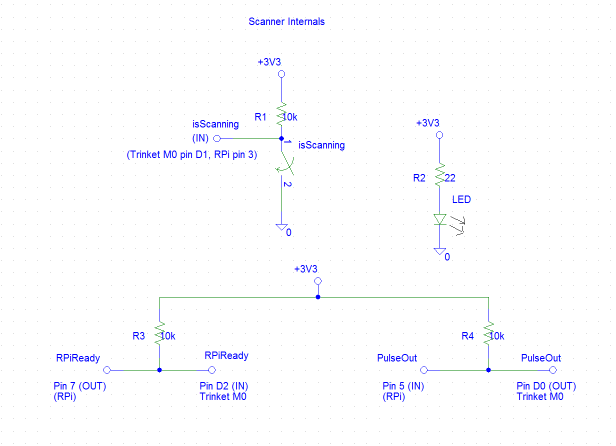
#> input picture Pictures/Scanner Internals.png, 1231 x 892 px, found by its file name (shown at 1/2 size); its folder holds only this picture in this run
$ python -i Cfilter.py   (imports and definitions only)
#> lines starting #> are read from the running program, lines starting #| are printed output that depends on the picture; after the words box and inside, x2 and y2 are one past the last pixel; in counts of white or black regions, pixels touching at a corner belong together; pictures that were not available may be replaced by others from this repository, and a replacement may not be noted
import cv2
import numpy as np
import os
#detection

def filterColorManyFiles(filepath):
    files = os.listdir(filepath)
    for filename in files:
        filterColor(filename)

def filterColor(filename):
#> called with filename = 'Scanner Internals.png'
    def Odetection(Om,On,Os,Os1):

        if hierarchy is None or contours is None:
            return

        for k in hierarchy[0,0:X-3,2]:
            Olst2.append(k)
        ##print(Olst2)

        while (Om<X-4 and On<X):
            Om +=1
            On +=1
            for i in hierarchy[0,Om:On,2]:
                Os += i
            Olst.append(Os)
            Os = 0

            for i1 in hierarchy[0,Om:On,3]:
                Os1 += i1
            Olst1.append(Os1)
            Os1 = 0
        ##print(Olst1)

        for l in range(0,len(Olst)):
            if (Olst[l] == 3*Olst2[l]+2 and Olst1[l] == 3*Olst2[l]-1):
                cv2.drawContours(img,contours,Olst2[l]-1,(255,255,255),-1)
                cv2.drawContours(img,contours,Olst2[l]+1,(0,0,0),-1)

    def Ldetection(Lm,Ln,Ls,Ls1):

        if hierarchy is None or contours is None:
            return

        for k in hierarchy[0,0:X-1,2]:
            Llst2.append(k)
        ##print(Llst2)

        while  (Lm<X-2 and Ln<X):
            Lm +=1
            Ln +=1
            for i in hierarchy[0,Lm:Ln,2]:
                Ls += i
            Llst.append(Ls)
            Ls = 0

            for i1 in hierarchy[0,Lm:Ln,3]:
                Ls1 += i1
            Llst1.append(Ls1)
            Ls1 = 0
        ##print(Llst)
        if contours is None:
            return

        for l in range(0,len(Llst2)):
            if (Llst[l] == Llst2[l]-1 and Llst1[l] == Llst2[l]-2):
                cv2.drawContours(img,contours,Llst2[l]-1,(255,255,255),-1)

    def Bdetection(m,n,s,s1):

        if hierarchy is None or contours is None:
            return

        for k in hierarchy[0,0:X-5,2]:
            lst2.append(k)

        while  (m<X-6 and n<X):
            m +=1
            n +=1
            for i in hierarchy[0,m:n,2]:
                s += i
        #print(s)
            lst.append(s)
            s = 0

            for i1 in hierarchy[0,m:n,3]:
                s1 += i1
        #print(s1)
            lst1.append(s1)
            s1 = 0

        if contours is None:
            return

        for l in range(0,len(lst)):
            if (lst[l] == 4*lst2[l]+5 and lst1[l] == 5*lst2[l]+2):
                cv2.drawContours(img,contours,lst2[l]-1,(255,255,255),-1)
                cv2.drawContours(img,contours,lst2[l]+1,(0,0,0),-1)
                cv2.drawContours(img,contours,lst2[l]+3,(0,0,0),-1)
    #main code

    img = cv2.imread(filename)
#> img is the input picture: shape (892, 1231, 3); mean B, G, R 254.3, 252, 251.8
    img = cv2.bilateralFilter(img,50,120,120)
    gray = cv2.cvtColor(img, cv2.COLOR_BGR2GRAY)
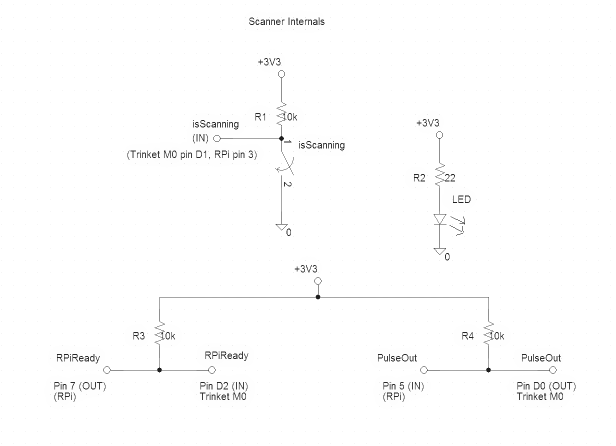
#> gray: shape (892, 1231) (shown at 1/2 size); min 0, max 255, mean 252.6
    canny = cv2.Canny(img, 66, 198)
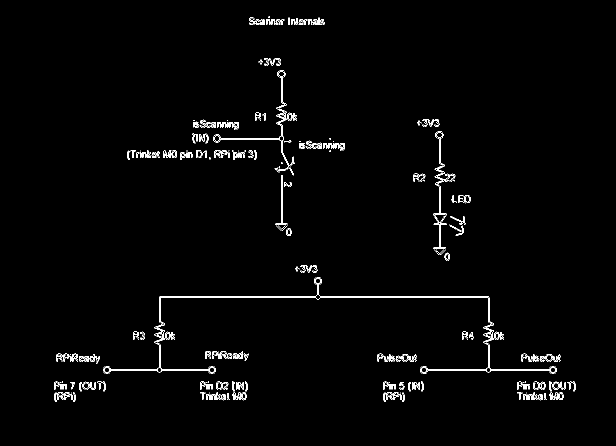
#> canny: shape (892, 1231) (shown at 1/2 size); 1.4% white in thin lines or dots, all inside (x1, y1, x2, y2) = (108, 33, 1152, 804)

    ret, binary = cv2.threshold(canny,127,255,cv2.THRESH_BINARY)

    contours, hierarchy = cv2.findContours(binary,cv2.RETR_CCOMP,cv2.CHAIN_APPROX_SIMPLE)[-2:]
#> contours = 918 contours, 699 with area under 20; largest, box (x1, y1, x2, y2) and area: (208, 569, 1099, 746) 2681, (428, 155, 582, 334) 918, (318, 593, 632, 618) 668, (867, 277, 900, 433) 276, (551, 350, 575, 450) 196
    if contours is not None:
        cv2.drawContours(binary,contours,-1,(255,255,255),2)
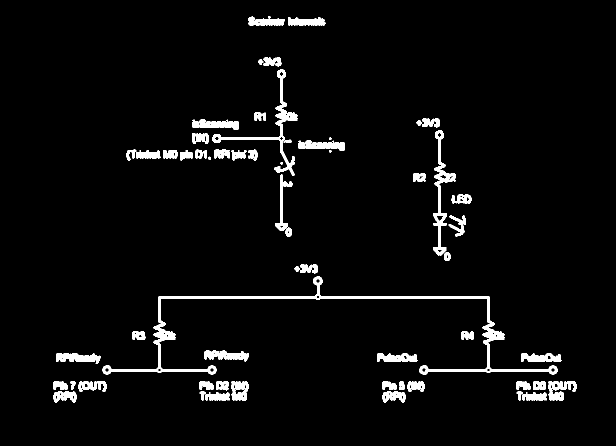
#> binary: shape (892, 1231) (shown at 1/2 size); 3.8% white; 61 white regions, largest, box (x1, y1, x2, y2) and area: (205, 553, 1115, 749) 9611, (425, 139, 595, 352) 3126, (866, 261, 912, 511) 2611

    #cv2.imshow("img", binary)
    #k = cv2.waitKey(0)
    #if k == 27:                 # wait for ESC key to exit
    #    cv2.destroyAllWindows()
    #elif k == ord('s'):        # wait for 's' key to save and exit
    cv2.imwrite(filename, binary)
    #    cv2.destroyAllWindows()

##define parameter
    m = -1
    n = 5
    s = 0
    s1 = 0
    lst = []
    lst1 = []
    lst2 = []

    Om = -1
    On = 3
    Os = 0
    Os1 = 0
    Olst = []
    Olst1 = []
    Olst2 = []

    Lm = -1
    Ln = 1
    Ls = 0
    Ls1 = 0
    Llst = []
    Llst1 = []
    Llst2 = []

#read pic
    img = cv2.imread(filename)
#> img: shape (892, 1231, 3); 3.8% white; 61 white regions
    gray = cv2.cvtColor(img,cv2.COLOR_BGR2GRAY)
    ret, binary = cv2.threshold(gray,100,255,cv2.THRESH_BINARY)
    contours, hierarchy = cv2.findContours(binary,cv2.RETR_TREE,cv2.CHAIN_APPROX_SIMPLE)[-2:]
#> contours = 298 contours, 195 with area under 20; largest, box (x1, y1, x2, y2) and area: (205, 553, 1115, 749) 8362, (425, 139, 595, 352) 2809, (866, 261, 912, 511) 2530, (112, 706, 201, 728) 1114, (409, 701, 498, 723) 1114
    if hierarchy is not None:
        X = hierarchy.shape[1]
#> X = 298
    else:
        X = 0

    if X>=6:
        Ldetection(Lm,Ln,Ls,Ls1)
#> after the loop in Ldetection, `for k in hierarchy[0,0:X-1,2]:`: Llst2 = 297 values, max 286 at index 285, min -1 at index 1, mean 22.75
#> after the loop in Ldetection, `for l in range(0,len(Llst2)):`:
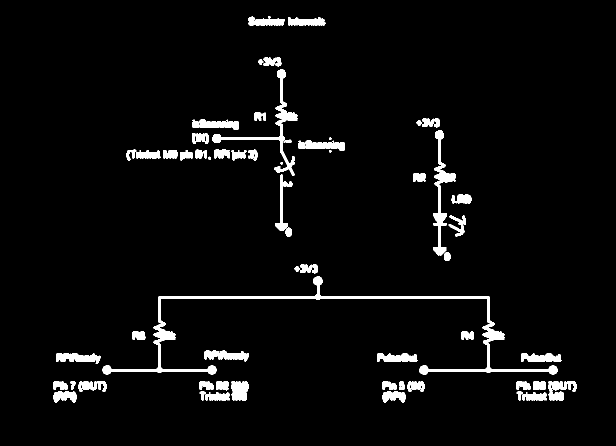
#> img: shape (892, 1231, 3) (shown at 1/2 size); 4% white; 61 white regions, largest, box (x1, y1, x2, y2) and area: (205, 553, 1115, 749) 9962, (425, 139, 595, 352) 3268, (866, 261, 912, 511) 2874
        Odetection(Om,On,Os,Os1)
#> after the loop in Odetection, `for k in hierarchy[0,0:X-3,2]:`: Olst2 = 295 values, max 286 at index 285, min -1 at index 1, mean 22.92
        Bdetection(m,n,s,s1)
#> after the loop in Bdetection, `for k in hierarchy[0,0:X-5,2]:`: lst2 = 293 values, max 286 at index 285, min -1 at index 1, mean 23.08
    elif X>=4:
        Ldetection(Lm,Ln,Ls,Ls1)
        Odetection(Om,On,Os,Os1)
    elif X>=2:
        Ldetection(Lm,Ln,Ls,Ls1)
    else:
        pass

##inverse pic and display
    image2 = img.copy()
    for i in range(0,img.shape[0]):
        for j in range(0,img.shape[1]):
            image2[i,j]= 255 - img[i,j]
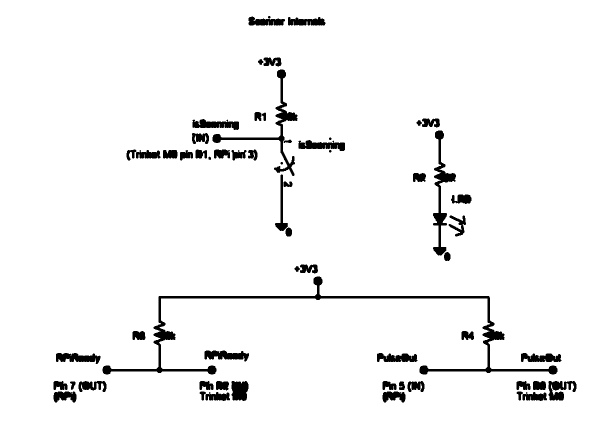
#> image2: shape (892, 1231, 3) (shown at 1/2 size); 96% white; 61 black regions, largest, box (x1, y1, x2, y2) and area: (205, 553, 1115, 749) 9962, (425, 139, 595, 352) 3268, (866, 261, 912, 511) 2874

    #cv2.imshow('image2',image2)
    cv2.imwrite('/home/pi/Desktop/ColorPenReader/readyImage.png', image2)
    #cv2.waitKey(0)

>>> result = filterColorManyFiles('../Pictures/Scanner Internals.png')

$ run again, on Pictures/camera controller logic.png
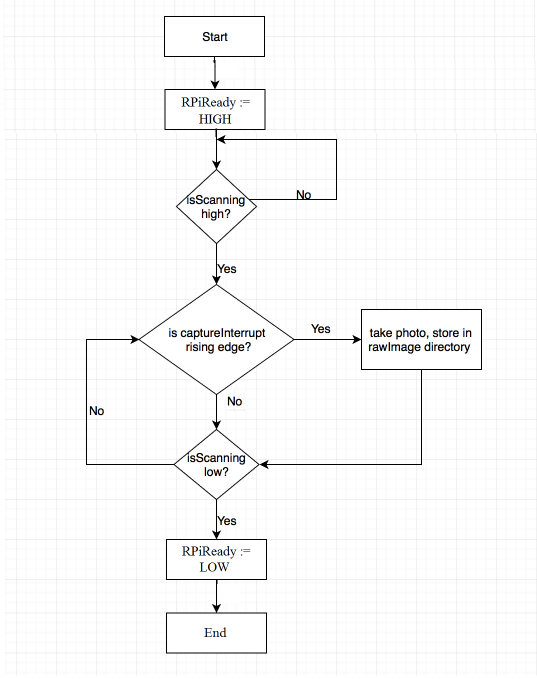
#> input picture Pictures/camera controller logic.png, 1074 x 1358 px, found by its file name (shown at 1/2 size)
#> in filterColor, img is the input picture: shape (1358, 1074, 3); mean B, G, R 249, 248.9, 248.9
#> in filterColor, `canny = cv2.Canny(img, 66, 198)`:
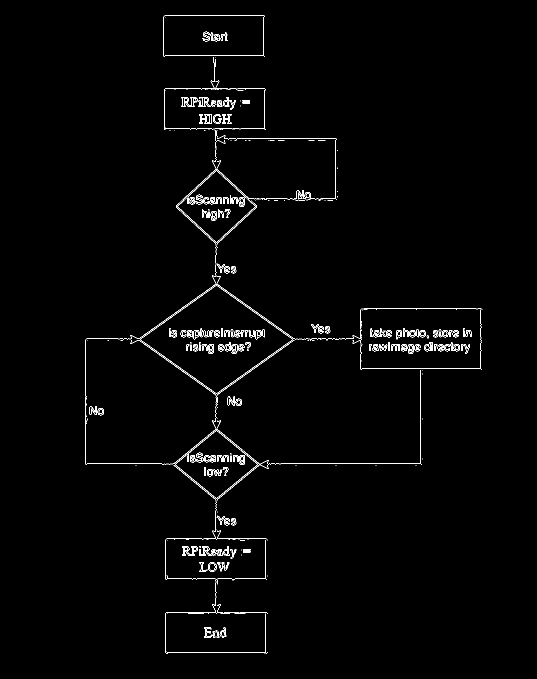
#> canny: shape (1358, 1074) (shown at 1/2 size); 1.3% white in thin lines or dots, all inside (x1, y1, x2, y2) = (171, 31, 965, 1308)
#> in filterColor, `contours, hierarchy = cv2.findContours(binary,cv2.RETR_CCOMP,cv2.CHAIN..`: contours = 581 contours, 296 with area under 20; largest, box (x1, y1, x2, y2) and area: (280, 570, 586, 788) 33273, (281, 570, 585, 788) 33115, (174, 680, 842, 1160) 12086, (350, 861, 516, 997) 11295, (433, 859, 519, 999) 472
#> binary: shape (1358, 1074); 3.7% white; 31 white regions (4 under 20 px), largest, box (x1, y1, x2, y2) and area: (170, 30, 966, 1309) 33893, (362, 193, 473, 220) 1719, (363, 1091, 474, 1118) 1719
#> in filterColor, `contours, hierarchy = cv2.findContours(binary,cv2.RETR_TREE,cv2.CHAIN_..`: contours = 217 contours, 156 with area under 20; largest, box (x1, y1, x2, y2) and area: (170, 30, 966, 1309) 325412, (432, 678, 842, 927) 81208, (172, 678, 432, 928) 51984, (283, 572, 583, 786) 32079, (722, 618, 962, 738) 27950
#> after the loop in Ldetection, `for k in hierarchy[0,0:X-1,2]:`: Llst2 = 216 values, max 212 at index 211, min -1 at index 1, mean 14.44
#> after the loop in Odetection, `for k in hierarchy[0,0:X-3,2]:`: Olst2 = 214 values, max 212 at index 211, min -1 at index 1, mean 14.58
#> after the loop in Odetection, `for l in range(0,len(Olst)):`:
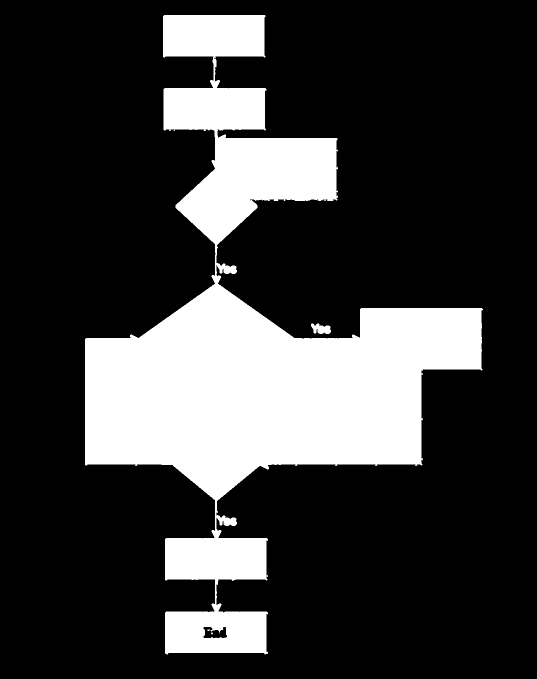
#> img: shape (1358, 1074, 3) (shown at 1/2 size); 22.5% white; 2 white regions, box (x1, y1, x2, y2) and area: (170, 30, 966, 1309) 327827, (622, 647, 662, 668) 586
#> after the loop in Bdetection, `for k in hierarchy[0,0:X-5,2]:`: lst2 = 212 values, max 212 at index 211, min -1 at index 1, mean 14.73

$ run again, on Pictures/color filter logic.png
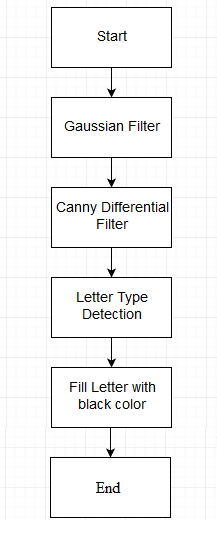
#> input picture Pictures/color filter logic.png, 217 x 533 px, found by its file name
#> in filterColor, img is the input picture: shape (533, 217, 3); mean B, G, R 244.9, 244.8, 244.9
#> in filterColor, `canny = cv2.Canny(img, 66, 198)`:
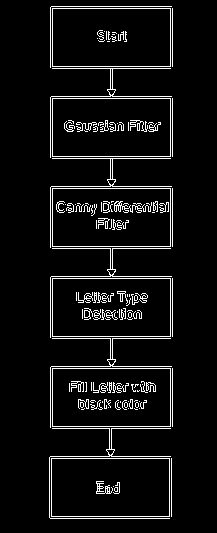
#> canny: shape (533, 217); 6.1% white in thin lines or dots, all inside (x1, y1, x2, y2) = (49, 6, 173, 519)
#> in filterColor, `contours, hierarchy = cv2.findContours(binary,cv2.RETR_CCOMP,cv2.CHAIN..`: contours = 211 contours, 171 with area under 20; largest, box (x1, y1, x2, y2) and area: (51, 458, 170, 517) 6844, (52, 368, 171, 427) 6844, (52, 278, 171, 337) 6844, (52, 188, 171, 247) 6844, (52, 98, 171, 157) 6844
#> binary: shape (533, 217); 15.6% white; 13 white regions, largest, box (x1, y1, x2, y2) and area: (48, 5, 174, 520) 12281, (81, 290, 149, 321) 1090, (90, 380, 157, 394) 696
#> in filterColor, `contours, hierarchy = cv2.findContours(binary,cv2.RETR_TREE,cv2.CHAIN_..`: contours = 64 contours, 44 with area under 20; largest, box (x1, y1, x2, y2) and area: (48, 5, 174, 520) 48242, (52, 459, 169, 516) 6494, (53, 369, 170, 426) 6494, (53, 279, 170, 336) 6494, (53, 99, 170, 156) 6494
#> the loop in Ldetection, `for k in hierarchy[0,0:X-1,2]:` made 63 passes
#> after the loop in Ldetection, `for k in hierarchy[0,0:X-1,2]:`: Llst2 = 63 values, max 59 at index 58, min -1 at index 1, mean 7.32
#> the loop in Ldetection, `for l in range(0,len(Llst2)):` made 63 passes
#> after the loop in Ldetection, `for l in range(0,len(Llst2)):`:
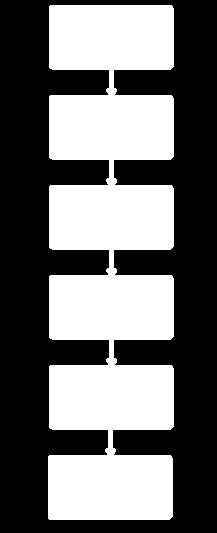
#> img: shape (533, 217, 3); 42.8% white; 1 white region, box (x1, y1, x2, y2) and area: (48, 5, 174, 520) 49447
#> the loop in Odetection, `for k in hierarchy[0,0:X-3,2]:` made 61 passes
#> after the loop in Odetection, `for k in hierarchy[0,0:X-3,2]:`: Olst2 = 61 values, max 59 at index 58, min -1 at index 1, mean 7.59
#> the loop in Bdetection, `for k in hierarchy[0,0:X-5,2]:` made 59 passes
#> after the loop in Bdetection, `for k in hierarchy[0,0:X-5,2]:`: lst2 = 59 values, max 59 at index 58, min -1 at index 1, mean 7.88

$ run again, on Pictures/feedback logic.png
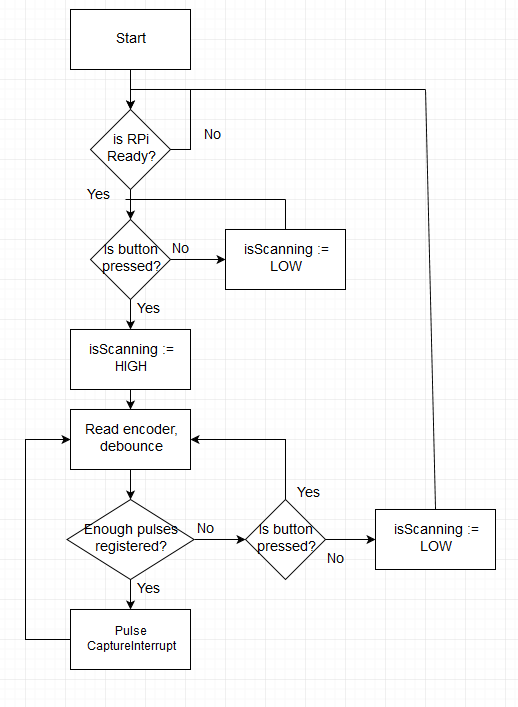
#> input picture Pictures/feedback logic.png, 518 x 707 px, found by its file name
#> in filterColor, img is the input picture: shape (707, 518, 3); mean B, G, R 247.5, 247.5, 247.5
#> in filterColor, `canny = cv2.Canny(img, 66, 198)`:
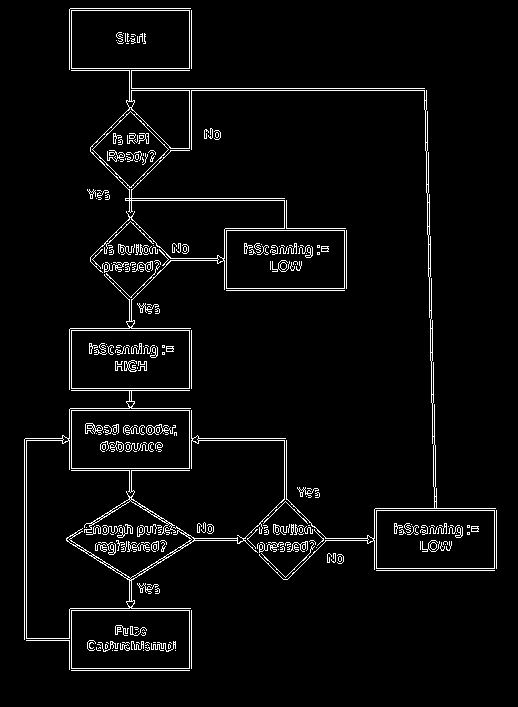
#> canny: shape (707, 518); 4% white in thin lines or dots, all inside (x1, y1, x2, y2) = (24, 8, 497, 671)
#> in filterColor, `contours, hierarchy = cv2.findContours(binary,cv2.RETR_CCOMP,cv2.CHAIN..`: contours = 520 contours, 449 with area under 20; largest, box (x1, y1, x2, y2) and area: (71, 610, 190, 669) 6844, (376, 510, 495, 569) 6844, (71, 410, 190, 469) 6844, (71, 330, 190, 389) 6844, (226, 230, 345, 289) 6844
#> binary: shape (707, 518); 10.9% white; 24 white regions, largest, box (x1, y1, x2, y2) and area: (23, 7, 498, 672) 30643, (86, 639, 177, 653) 944, (243, 242, 314, 259) 821
#> in filterColor, `contours, hierarchy = cv2.findContours(binary,cv2.RETR_TREE,cv2.CHAIN_..`: contours = 154 contours, 112 with area under 20; largest, box (x1, y1, x2, y2) and area: (23, 7, 498, 672) 191776, (132, 91, 434, 538) 87500, (27, 441, 129, 638) 13380, (132, 441, 284, 538) 10595, (72, 611, 189, 668) 6494
#> after the loop in Ldetection, `for k in hierarchy[0,0:X-1,2]:`: Llst2 = 153 values, max 149 at index 148, min -1 at index 1, mean 11.63
#> after the loop in Ldetection, `for l in range(0,len(Llst2)):`:
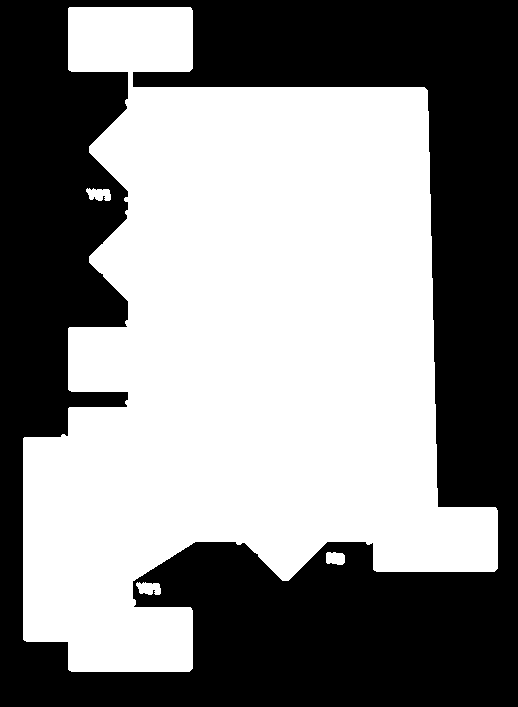
#> img: shape (707, 518, 3); 52.9% white; 1 black region, box (x1, y1, x2, y2) and area: (0, 0, 518, 707) 172369
#> after the loop in Odetection, `for k in hierarchy[0,0:X-3,2]:`: Olst2 = 151 values, max 149 at index 148, min -1 at index 1, mean 11.8
#> the loop in Bdetection, `for k in hierarchy[0,0:X-5,2]:` made 149 passes
#> after the loop in Bdetection, `for k in hierarchy[0,0:X-5,2]:`: lst2 = 149 values, max 149 at index 148, min -1 at index 1, mean 11.97
